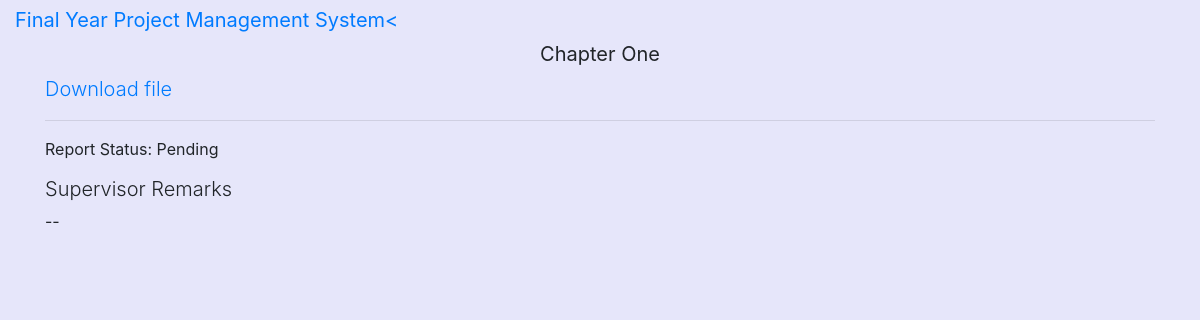
The page /detail_report/2/ on the database as committed earlier.
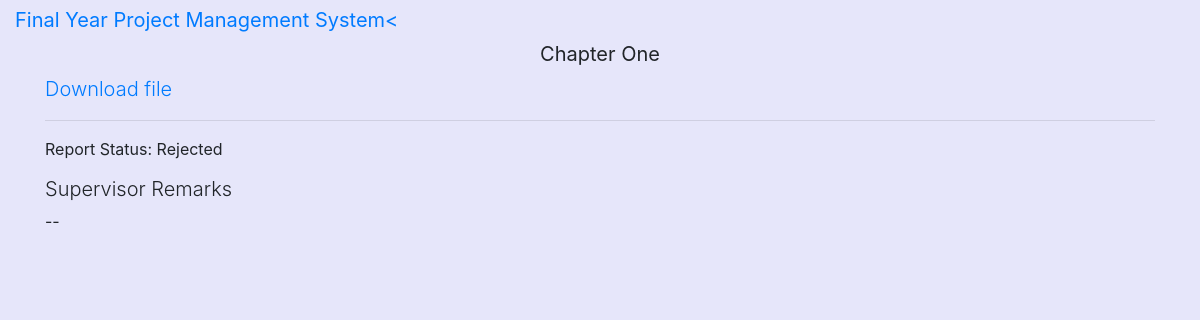
The same page on the database as committed later.
### main/models.py (models this page shows, shortened)
class Report(models.Model):
	title = models.CharField(max_length=100, null=True)
	file = models.FileField(upload_to="files", null=True)
	date_posted = models.DateTimeField(auto_now_add=True)
	student = models.ForeignKey(User, on_delete=models.CASCADE)
	supervisor = models.ForeignKey(Supervisor, on_delete=models.CASCADE)
	status = models.CharField(max_length=50, choices=status, default="Pending")
	supervisor_remarks = models.TextField(default="--", blank=True, null=True)

### main/views.py (the view)
# urls.py: path('detail_report/<int:pk>/', LecturerReportDetail.as_view(), name="detail_report"),
class LecturerReportDetail(DetailView):
	model = Report
	context_object_name = 'report'
	template_name = 'main/lecturer_report_detail.html'

### main/templates/main/lecturer_report_detail.html (shortened to what this page needs)
{% extends 'main/lecturer_base.html' %}
{% block body %}
		<h4 class="lead text-center"><b>{{report.title}}</b></h4>
		<a href="{{report.file.url}}" class="lead">Download file</a>
		<hr />
		<p>Report Status:  {{report.status}}</p>
		<h5 class="lead">Supervisor Remarks</h5>
		<p>{{report.supervisor_remarks}}</p>
{% endblock %}

Rows that differ between the two databases and show on the page:
changed Report "Chapter One": status "Pending" → "Rejected"
